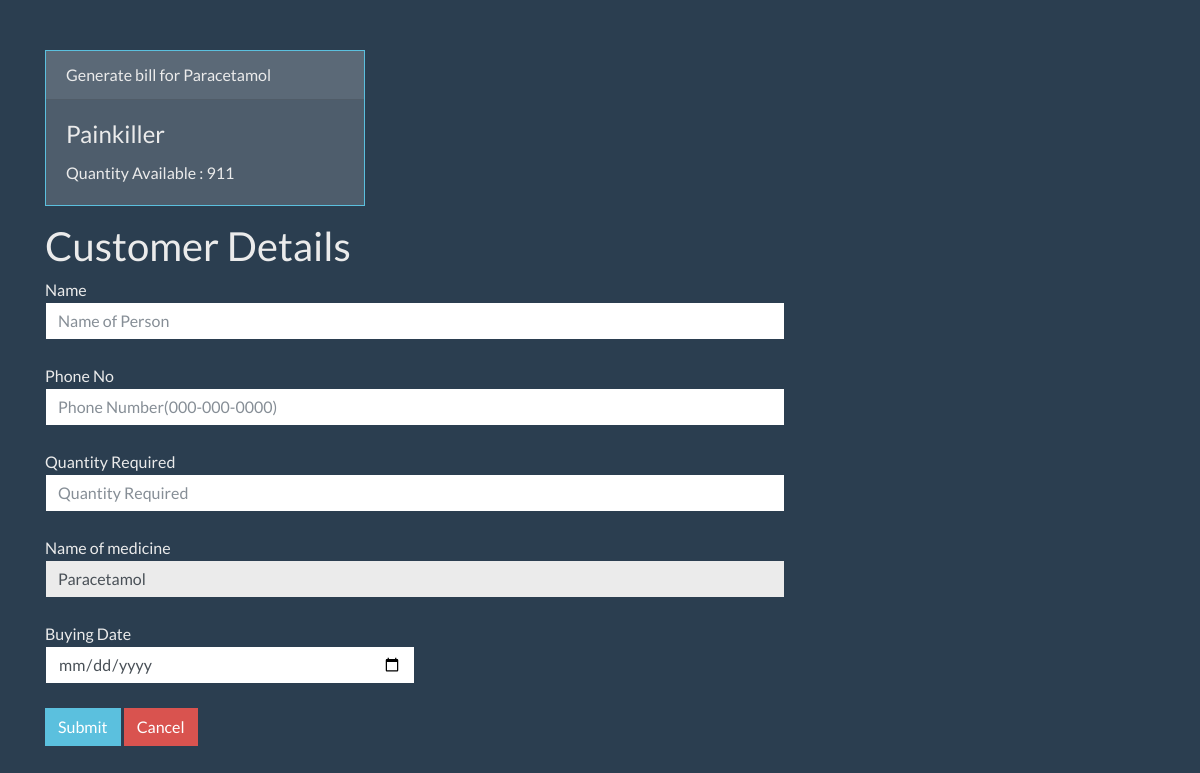
The app's page /generate.php?medicine_id=1 (signed in) with its own data.
### tables this page shows
CREATE TABLE `stock` (
  `medicine_id` int(11) NOT NULL,
  `user_id` int(11) NOT NULL,
  `name` varchar(128) DEFAULT NULL,
  `category` varchar(128) DEFAULT NULL,
  `mgf_company` varchar(128) DEFAULT NULL,
  `price` float DEFAULT NULL,
  `current_stock` int(11) DEFAULT NULL,
  `chemical_comp` varchar(128) DEFAULT NULL,
  `super_stockist` varchar(128) DEFAULT NULL,
  `date_m` date DEFAULT NULL,
  `side_effects` varchar(128) DEFAULT NULL,
  `storage_condition` varchar(128) DEFAULT NULL,
  `warning` varchar(128) DEFAULT NULL
);

### generate.php (the view, shortened to what this page needs)
<?php
require_once "pdo.php";
$stmt = $pdo->prepare("SELECT * FROM stock where medicine_id = :xyz");
$stmt->execute(array(":xyz" => $_GET['medicine_id']));
$row = $stmt->fetch(PDO::FETCH_ASSOC);
?>
<!DOCTYPE html>
<html lang="en">
<head>
    <?php require_once "bootstrap.php"; ?>
</head>
<body>
    <div class="container">
        <div class="card border-info mb-3" style="max-width: 20rem;">
            <div class="card-header">Generate bill for <?php echo ($row['name']); ?></div>
            <div class="card-body">
                <h4 class="card-title"><?php echo ($row['category']); ?></h4>
                <p class="card-text">Quantity Available : <?php echo ($row['current_stock']); ?></p>
            </div>
        </div>
        <h1>Customer Details</h1>
        <div class="form-group">
            <form method="post">
                Name<input type="text" class="form-control col-sm-8" placeholder="Name of Person" name="p_name"><br>
                Phone No<input type="text" class="form-control col-sm-8" placeholder="Phone Number(000-000-0000)" name="p_phone_no"><br>
                Quantity Required<input type="text" class="form-control col-sm-8" placeholder="Quantity Required" name="p_quantity"><br>
                Name of medicine<input type="text" class="form-control col-sm-8" value="<?php echo $row['name'] ?>" name="p_med_name" readonly=""><br>
                Buying Date <input type="date" class="form-control col-sm-4" name="p_date"><br>
                <button type="submit" class="btn btn-info">Submit</button>
                <button type="submit" class="btn btn-danger" name="cancel">Cancel</button>
            </form>
        </div>
    </div>
</body>
</html>

### css/starter-template.css (style rules this page uses)
body { padding-top: 50px; }

### records on screen
stock: name "Paracetamol", category "Painkiller", current_stock "911", p_med_name "Paracetamol"
